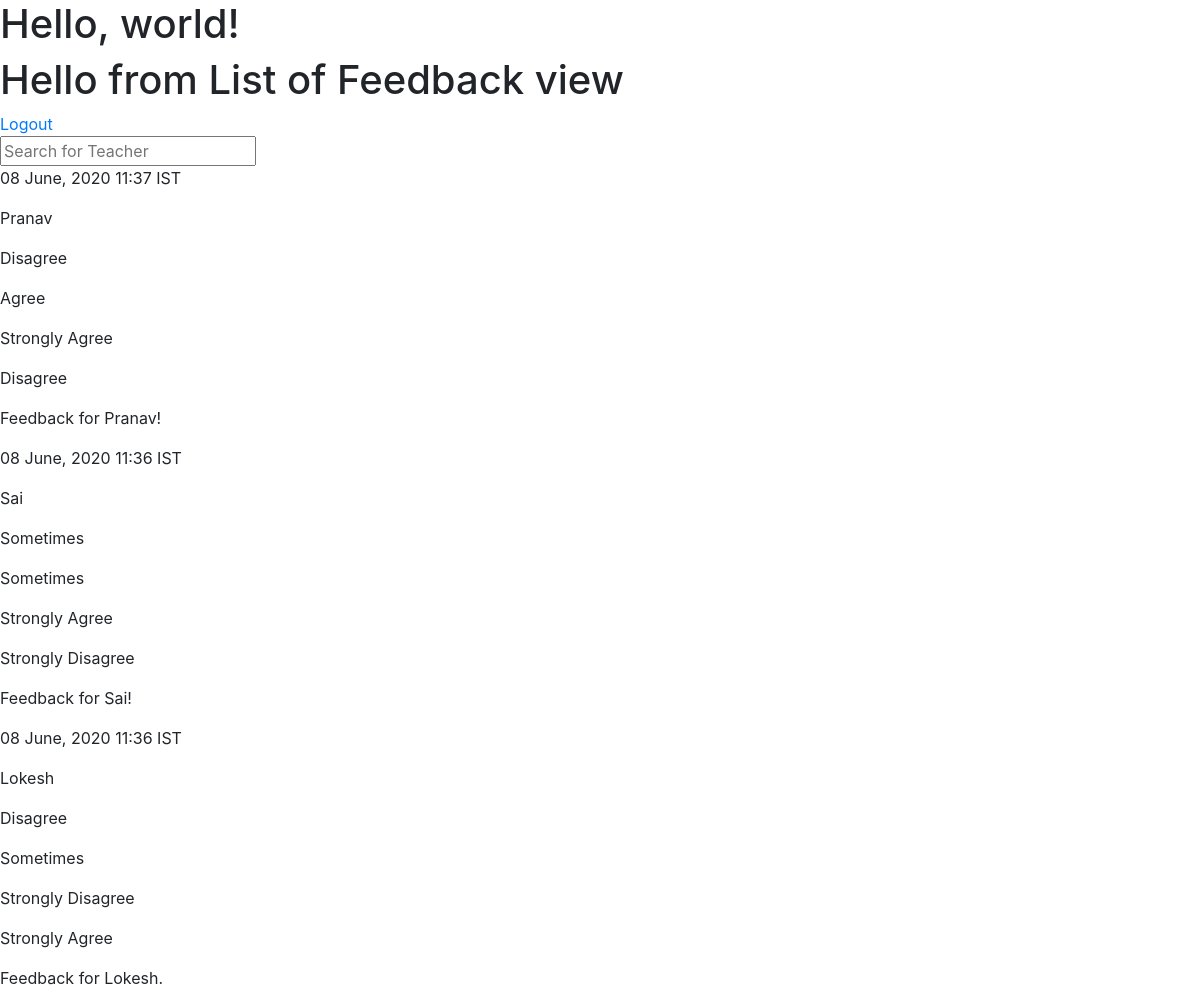
/review/ (signed in), run on an earlier commit of the app's database.
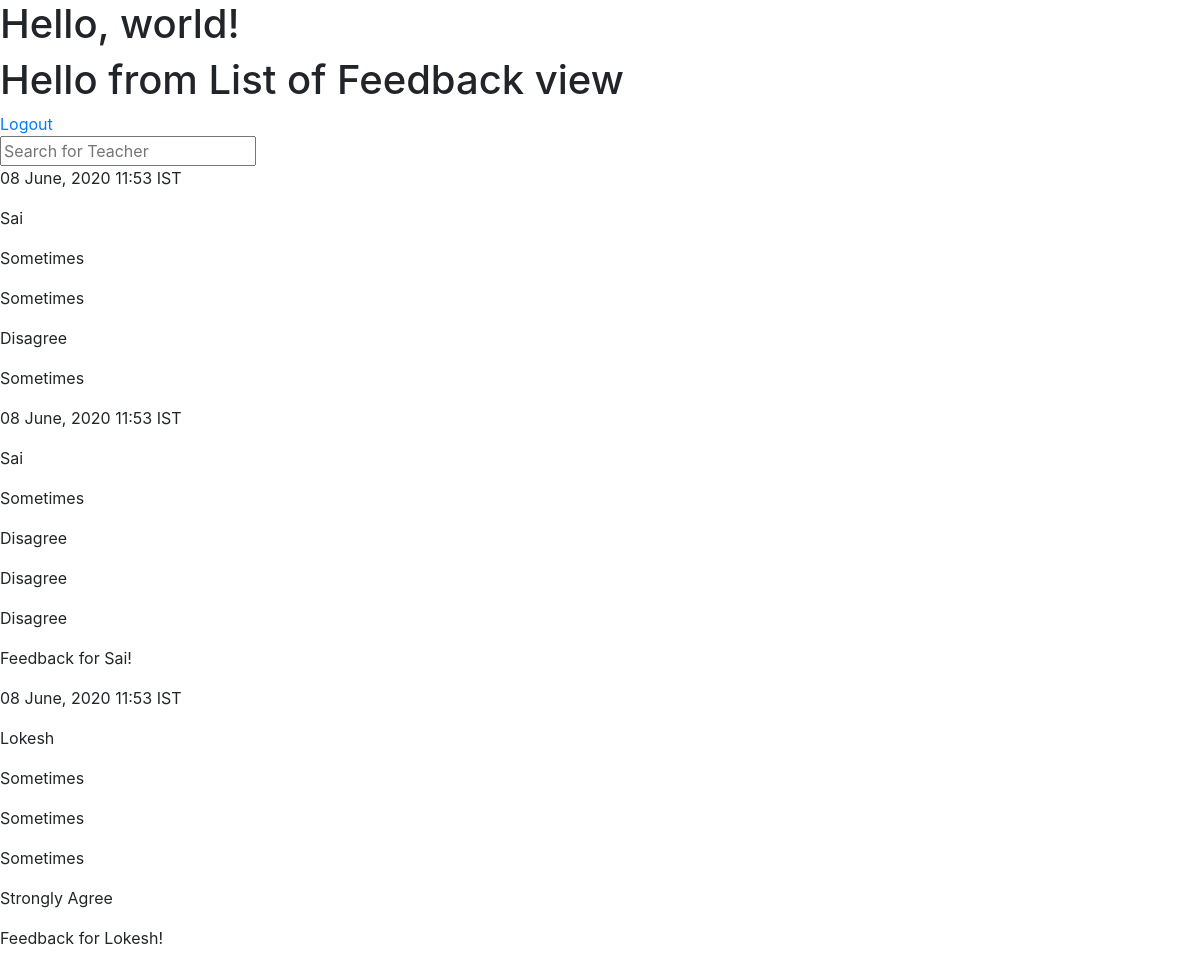
And on a later commit of the database.
### Feedback/models.py (models this page shows, shortened)
class FeedbackData(models.Model):
    CHOICES = (
        ('Strongly Disagree', 'Strongly Disagree'),
        ('Disagree', 'Disagree'),
        ('Sometimes', 'Sometimes'),
        ('Agree', 'Agree'),
        ('Strongly Agree', 'Strongly Agree'),
    )
    date_submitted = models.DateTimeField(auto_now=True)
    teacher_name = models.ForeignKey(Teacher, verbose_name='Name of Teacher',
                                     on_delete=models.CASCADE)
    punctuality = models.CharField(verbose_name='The teacher is punctual in coming to class',
                                   max_length=225,
                                   choices=CHOICES)
    portion = models.CharField(verbose_name='The teacher completes portions at the appropriate time',
                               max_length=225,
                               choices=CHOICES)
    doubt = models.CharField(verbose_name='The teacher takes in effort to clear your doubts',
                             max_length=225,
                             choices=CHOICES)
    interactive = models.CharField(verbose_name='The teacher makes the class interactive',
                                   max_length=225,
                                   choices=CHOICES)
    comments = models.TextField(verbose_name='Any other feedback (your comments)',
                                blank=True)
    class Meta:
        verbose_name = 'Feedback Data'
        verbose_name_plural = 'Feedback Data'

### Home/models.py (models this page shows)
class Teacher(models.Model):
    name = models.CharField(verbose_name='Name of teacher',
                            max_length=255, unique=True)
    class Meta:
        verbose_name = 'Teacher'
        verbose_name_plural = 'Teachers'
    def __str__(self):
        return self.name

### Review/views.py (the view)
# urls.py: path('', ListFeedbackView.as_view(), name='ListFeedbackView'),
class ListFeedbackView(LoginRequiredMixin, ListView):
    model = FeedbackData
    template_name = 'Review/list_feedback.html'
    context_object_name = 'feedbacks'
    ordering = ['-date_submitted']
    paginate_by = 10

### Review/templates/Review/list_feedback.html
{% extends 'Home/index.html' %}
{% block content %}
    <div>
        <h1>Hello from List of Feedback view</h1>
        <a role="button" href="{% url 'LogoutView' %}">Logout</a>
    </div>
    <div>
        <form action="{% url 'SearchResultsView' %}" method="get">
            <input type="text" name="q" placeholder="Search for Teacher" autocomplete="on" autofocus="on" id="search-field">
        </form>
    </div>
    <div>
        {% for feedback in feedbacks %}
            <div>
                <p>{{ feedback.date_submitted|date:'d F, Y H:i e' }}</p>
                <p>{{ feedback.teacher_name }}</p>
                <p>{{ feedback.punctuality }}</p>
                <p>{{ feedback.portion }}</p>
                <p>{{ feedback.doubt }}</p>
                <p>{{ feedback.interactive }}</p>
                <p>{{ feedback.comments }}</p>
            </div>
        {% endfor %}
    </div>
{% endblock content %}

### Home/templates/Home/index.html (shortened to what this page needs)
<!doctype html>
<html lang="en">
<head>
    <link rel="stylesheet" href="https://stackpath.bootstrapcdn.com/bootstrap/4.4.1/css/bootstrap.min.css">
</head>
<body>
    <h1>Hello, world!</h1>
    <div>
        {% block content %}{% endblock content %}
    </div>
</body>
</html>

What changed in the data, as far as the page shows it:
changed FeedbackData (number 1 of 3 on the later page): date_submitted "08 June, 2020 11:37 IST" → "08 June, 2020 11:53 IST"; teacher_name "Pranav" → "Sai"; punctuality "Disagree" → "Sometimes"; portion "Agree" → "Sometimes"; doubt "Strongly Agree" → "Disagree"; interactive "Disagree" → "Sometimes"; comments "Feedback for Pranav!" → (not shown)
changed FeedbackData "Feedback for Sai!": date_submitted "08 June, 2020 11:36 IST" → "08 June, 2020 11:53 IST"; portion "Sometimes" → "Disagree"; doubt "Strongly Agree" → "Disagree"; interactive "Strongly Disagree" → "Disagree"
changed FeedbackData "Strongly Agree": date_submitted "08 June, 2020 11:36 IST" → "08 June, 2020 11:53 IST"; punctuality "Disagree" → "Sometimes"; doubt "Strongly Disagree" → "Sometimes"; comments "Feedback for Lokesh." → "Feedback for Lokesh!"
